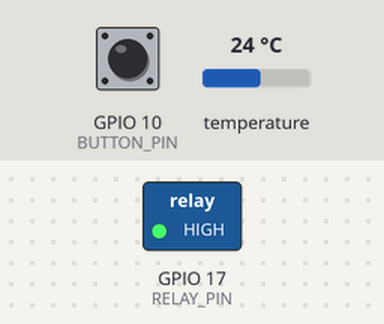
Bench run of a program on a simulated Raspberry Pi (BCM pin numbers). Shown: switched loads named in the program (green lamp = pin HIGH). The test bench sets the inputs (shaded band); at power-on: GPIO 10 (BUTTON_PIN) HIGH, temperature 24 °C. Web requests get an empty 200 reply after 0.4 s.

Above: at 1.2 s.
1.3 s: GPIO 10 (BUTTON_PIN) pulled LOW for 3 s
At 2.4 s:
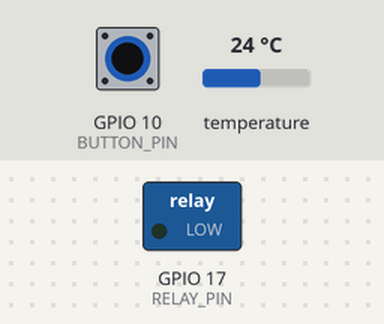
Timing chart, 0 to 4.3 s (numbered marks = the images above; inputs shaded):
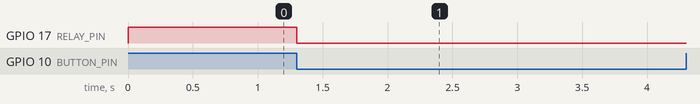

The program:

hotwater.py
```python
import RPi.GPIO as GPIO
import time
import requests
import os

MAXTEMP = 90  # Max temperature before it cuts the power to the relay.
MINTEMP = 70  # Temperature at which the relay turns back on

# GPIO setup
BUTTON_PIN = 10 # GPIO 10 for the button
RELAY_PIN = 17  # Relay on GPIO 17

GPIO.setmode(GPIO.BCM)
GPIO.setup(BUTTON_PIN, GPIO.IN, pull_up_down=GPIO.PUD_UP)  # Button with pull-up resistor
GPIO.setup(RELAY_PIN, GPIO.OUT)

# Initialize relay as off
relay_state = False
GPIO.output(RELAY_PIN, GPIO.HIGH)  # Relay off

# Track if the relay was turned off due to high temperature
relay_off_due_to_temp = False

# Sensor path setup DS18B20
sensor_address = "28-44c45d1f64ff"
sensor_path = f"/sys/bus/w1/devices/{sensor_address}/w1_slave"

# Slack webhook URL
SLACK_WEBHOOK_URL = "https://hooks.slack.com/services/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"

# File paths for remote control
REMOTE_CONTROL_DIR = "/home/jibbenbar/hotwater/"
ON_FILE_PATH = os.path.join(REMOTE_CONTROL_DIR, "on.txt")
OFF_FILE_PATH = os.path.join(REMOTE_CONTROL_DIR, "off.txt")

def send_slack_message(message):
    payload = {"text": message}
    try:
        requests.post(SLACK_WEBHOOK_URL, json=payload)
    except Exception as e:
        print(f"Failed to send Slack message: {e}")

def read_temperature(sensor_path):
    try:
        with open(sensor_path, 'r') as f:
            lines = f.readlines()
            if lines[0].strip()[-3:] == 'YES':
                temp_str = lines[1].split('t=')[-1]
                return float(temp_str) / 1000.0
            else:
                return None
    except Exception as e:
        print(f"Error reading temperature: {e}")
        return None

def button_pressed_callback(channel):
    global relay_state, relay_off_due_to_temp
    relay_state = not relay_state
    relay_off_due_to_temp = False  # Reset the flag when the button is pressed
    GPIO.output(RELAY_PIN, GPIO.LOW if relay_state else GPIO.HIGH)  # Toggle relay state
    state = "on" if relay_state else "off"
    temperature = read_temperature(sensor_path)
    if temperature is not None:
        send_slack_message(f"Button pressed. Relay turned {state}. Current temperature: {temperature:.2f}°C.")
    else:
        send_slack_message(f"Button pressed. Relay turned {state}. Temperature reading failed.")

def check_remote_control():
    global relay_state, relay_off_due_to_temp
    if os.path.exists(ON_FILE_PATH):
        if not relay_state:  # Only turn on if it's currently off
            relay_state = True
            relay_off_due_to_temp = False  # Reset the flag if turned on remotely
            GPIO.output(RELAY_PIN, GPIO.LOW)
            send_slack_message("Relay turned on remotely via on.txt")
        os.remove(ON_FILE_PATH)  # Optionally remove the file after processing

    elif os.path.exists(OFF_FILE_PATH):
        if relay_state:  # Only turn off if it's currently on
            relay_state = False
            GPIO.output(RELAY_PIN, GPIO.HIGH)
            send_slack_message("Relay turned off remotely via off.txt")
        os.remove(OFF_FILE_PATH)  # Optionally remove the file after processing

# Event detection for button press
GPIO.add_event_detect(BUTTON_PIN, GPIO.FALLING, callback=button_pressed_callback, bouncetime=300)

try:
    while True:
        # Check for remote control commands
        check_remote_control()

        # Read temperature
        temperature = read_temperature(sensor_path)

        if temperature is not None:
            # Check if the temperature exceeds the threshold to turn off the relay
            if temperature >= MAXTEMP and relay_state:
                relay_state = False
                relay_off_due_to_temp = True  # Set the flag indicating the relay was turned off due to high temperature
                GPIO.output(RELAY_PIN, GPIO.HIGH)  # Turn off relay
                send_slack_message(f"Temperature reached {temperature:.2f}°C. Relay turned off.")

            # Check if the temperature drops below the minimum threshold to turn the relay back on
            elif temperature <= MINTEMP and relay_off_due_to_temp:
                relay_state = True
                relay_off_due_to_temp = False  # Reset the flag once the relay is turned back on
                GPIO.output(RELAY_PIN, GPIO.LOW)  # Turn on relay
                send_slack_message(f"Temperature dropped to {temperature:.2f}°C. Relay turned on.")

        time.sleep(20)

except KeyboardInterrupt:
    pass
finally:
    GPIO.cleanup()
```

Measured:
- after the input at 1.3 s, GPIO 17 (RELAY_PIN): HIGH → LOW at once
